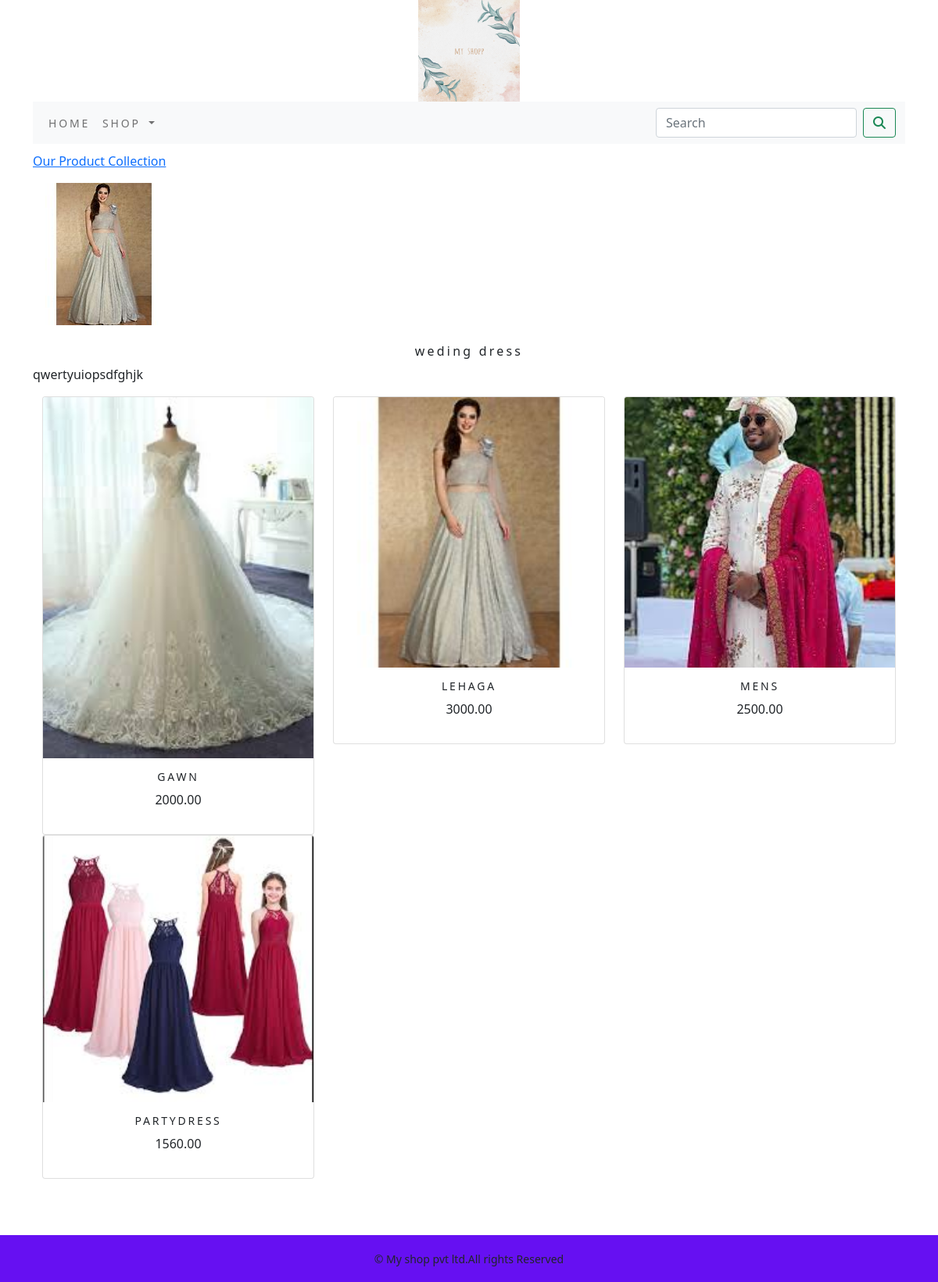
The app's page /shop/weding-dress/ with its own data.
### shop/models.py (models this page shows, shortened)
class Category(models.Model):
    name=models.CharField(max_length=250,unique=True)
    slug=models.SlugField(max_length=250,unique=True)
    description=models.TextField(blank=True)
    image=models.ImageField(upload_to='category',blank=True)
    class Meta:
        ordering=('name',)
        verbose_name='category'
        verbose_name_plural='categories'
    def get_url(self):
        return reverse('shop:product_by_category',args=[self.slug])

class Product(models.Model):
    name=models.CharField(max_length=250,unique=True)
    slug=models.SlugField(max_length=250,unique=True)
    description=models.TextField(blank=True)
    price=models.DecimalField(max_digits=10,decimal_places=2)
    category=models.ForeignKey(Category,on_delete=models.CASCADE)
    stock=models.IntegerField()
    image= models.ImageField(upload_to='product', blank=True)
    available=models.BooleanField(default=True)
    created=models.DateField(auto_now_add=True)
    updated=models.DateField(auto_now=True)
    class Meta:
        ordering=('name',)
        verbose_name='product'
        verbose_name_plural='products'
    def get_url(self):
        return reverse('shop:productCatdetail',args=[self.category.slug,self.slug])

### shop/views.py (the view)
# urls.py: path('',views.allProdCat,name='allProdCat'),
def allProdCat(request,c_slug=None):
    c_page=None
    products_list=None
    if c_slug!=None:
        c_page=get_object_or_404(Category,slug=c_slug)
        products_list=Product.objects.all().filter(category=c_page,available=True)
    else:
        products_list=Product.objects.all().filter(available=True)
    paginator=Paginator(products_list,6)
    try:
        page=int(request.GET.get('page','1'))
    except:
        page=1
    try:
        products=paginator.page(page)
    except (EmptyPage,InvalidPage):
        Products=paginator.page(paginator.num_pages)
    return render(request,"category.html",{'category':c_page,'products':products})

### shop/context_processors.py (called while the page is built)
def menu_links(request):
    links=Category.objects.all()
    return dict(links=links)

### templates/category.html (shortened to what this page needs)
{% extends 'base.html' %}
{% load static %}
{% block content %}
   {% if category %}
  <div>
      <div class="row my_row_class">
          <div class="my-auto">
        <p><a href="{% url 'shop:allProdCat' %}">Our Product Collection </a></p>
          </div>
            </div>
  </div>
  {% endif %}
<div class="mx_auto">
    {% if category %}
       <img class="my_image" src="{{category.image.url}}" alt="{{category.name}}">
</div>
    <br>
<div>
    <h1 class="text-center my_title">{{category.name}}</h1>
    <p class="text-justify">{{category.description}}</p>
</div>
   {% endif %}
<div class="container">
    <div class="row mx_auto">
        {% for product in products.object_list %}
        <div class="my_bottom_margin col-9 col-sm-12  col-md-4 ol-lg-2">
            <div class="card text-center" style="min-width:18rem;">
                <a href ="{{product.get_url}}"> <img class="card-img-top my_image" src="{{product.image.url}}" alt="{{product.name}}"></a>
                <div class="card-body">
                    <h4>{{product.name}}</h4>
                    <p>{{product.price}}</p>
                </div>
            </div>
        </div>
        {% endfor %}
    </div>
    <br>
</div>
{% endblock %}

### static/css/custom.css (style rules this page uses)
body { font-family: 'Roboto', sans-serif; }
.my_row_class { padding-top: 10px; }
.my_title { font-size: 16px; text_trasform:uppercase; letter-spacing: .2em; }
.card-body h4 { font-size: 14px; text-transform: uppercase; letter-spacing:.2em; }

### records on screen
Category: image (picture), name "weding dress", description "qwertyuiopsdfghjk"
Product: image (picture), name "GAWN", price "2000.00"
Product: image (picture), name "LEHAGA", price "3000.00"
Product: image (picture), name "MENS", price "2500.00"
Product: image (picture), name "PARTYDRESS", price "1560.00"
